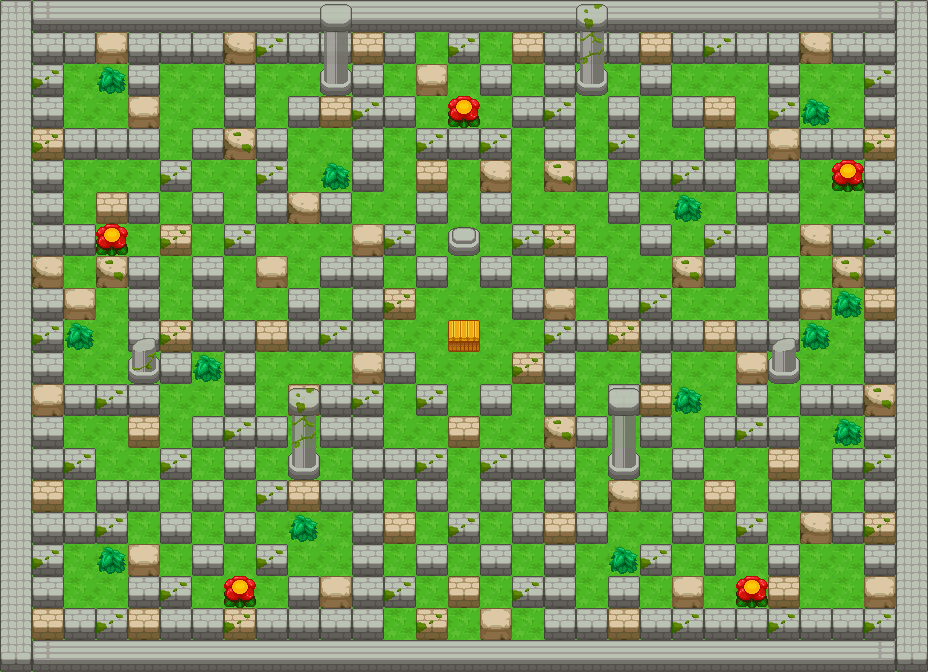

Rendered tile map (Tiled .tmx) drawn with the repository's tilesets; below, a short description and the map source with its tile grids summarised:
An orthogonal 29x21 tile map with 32x32 px tiles, 3 tile layers (Ground, Blocks, Beams) and 6 objects (6x PlayerSpawn).

<map version="1.0" orientation="orthogonal" width="29" height="21" tilewidth="32" tileheight="32">
 <tileset firstgid="1" name="Tileset_Forest" tilewidth="32" tileheight="32">
  <image source="Tileset_Forest.png" width="256" height="256" />
  <tile id="8">
   <properties>
    <property name="Blocked" value="1" />
    <property name="Destroyable" value="1" />
   </properties>
  </tile>
  <tile id="9">
   <properties>
    <property name="Blocked" value="1" />
    <property name="Destroyable" value="1" />
   </properties>
  </tile>
  <tile id="10">
   <properties>
    <property name="Blocked" value="1" />
    <property name="Destroyable" value="1" />
   </properties>
  </tile>
  <tile id="11">
   <properties>
    <property name="Blocked" value="1" />
    <property name="Destroyable" value="1" />
   </properties>
  </tile>
  <tile id="12">
   <properties>
    <property name="Blocked" value="1" />
    <property name="Destroyable" value="1" />
   </properties>
  </tile>
  <tile id="13">
   <properties>
    <property name="Blocked" value="1" />
    <property name="Destroyable" value="1" />
   </properties>
  </tile>
  <tile id="14">
   <properties>
    <property name="Blocked" value="1" />
    <property name="Destoryable" value="1" />
   </properties>
  </tile>
  <tile id="15">
   <properties>
    <property name="Blocked" value="1" />
   </properties>
  </tile>
  <tile id="16">
   <properties>
    <property name="Blocked" value="1" />
    <property name="Destroyable" value="1" />
   </properties>
  </tile>
  <tile id="17">
   <properties>
    <property name="Blocked" value="1" />
   </properties>
  </tile>
  <tile id="23">
   <properties>
    <property name="Blocked" value="1" />
   </properties>
  </tile>
  <tile id="26">
   <properties>
    <property name="Blocked" value="1" />
   </properties>
  </tile>
  <tile id="28">
   <properties>
    <property name="Blocked" value="1" />
   </properties>
  </tile>
  <tile id="31">
   <properties>
    <property name="Blocked" value="1" />
   </properties>
  </tile>
  <tile id="32">
   <properties>
    <property name="Blocked" value="1" />
   </properties>
  </tile>
  <tile id="35">
   <properties>
    <property name="Blocked" value="1" />
   </properties>
  </tile>
  <tile id="37">
   <properties>
    <property name="Blocked" value="1" />
   </properties>
  </tile>
  <tile id="40">
   <properties>
    <property name="Blocked" value="1" />
   </properties>
  </tile>
  <tile id="41">
   <properties>
    <property name="Blocked" value="1" />
   </properties>
  </tile>
  <tile id="42">
   <properties>
    <property name="Blocked" value="1" />
   </properties>
  </tile>
  <tile id="43">
   <properties>
    <property name="Blocked" value="1" />
   </properties>
  </tile>
  <tile id="48">
   <properties>
    <property name="Blocked" value="1" />
   </properties>
  </tile>
 </tileset>
 <layer name="Ground" width="29" height="21">
  <data>[609 cells, 609 non-empty, 1 distinct tile ids]</data>
 </layer>
 <layer name="Blocks" width="29" height="21">
  <data>[609 cells, 417 non-empty, 24 distinct tile ids]</data>
 </layer>
 <layer name="Beams" width="29" height="21" opacity="0.9">
  <properties>
   <property name="Fringed" value="1" />
  </properties>
  <data>[609 cells, 10 non-empty, 5 distinct tile ids]</data>
 </layer>
 <objectgroup name="PlayerSpawn" width="29" height="21">
  <object name="Player 1" type="PlayerSpawn" x="64" y="544" width="64" height="64" />
  <object name="Player 2" type="PlayerSpawn" x="800" y="544" width="64" height="64" />
  <object name="Player 3" type="PlayerSpawn" x="800" y="64" width="64" height="64" />
  <object name="Player 4" type="PlayerSpawn" x="64" y="64" width="64" height="64" />
  <object name="Player 3" type="PlayerSpawn" x="800" y="320" width="64" height="64" />
  <object name="Player 3" type="PlayerSpawn" x="64" y="320" width="64" height="64" />
 </objectgroup>
</map>
